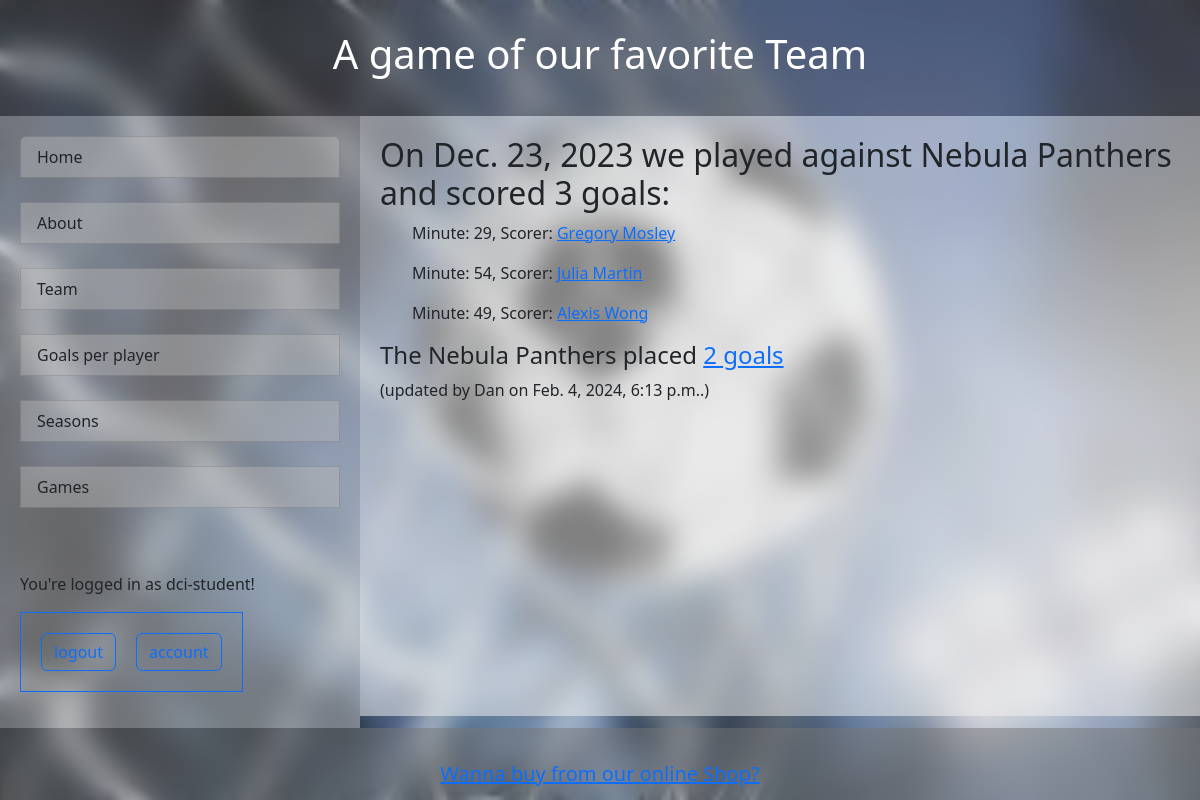
Page /team/game/105 (signed in) on the earlier database version.
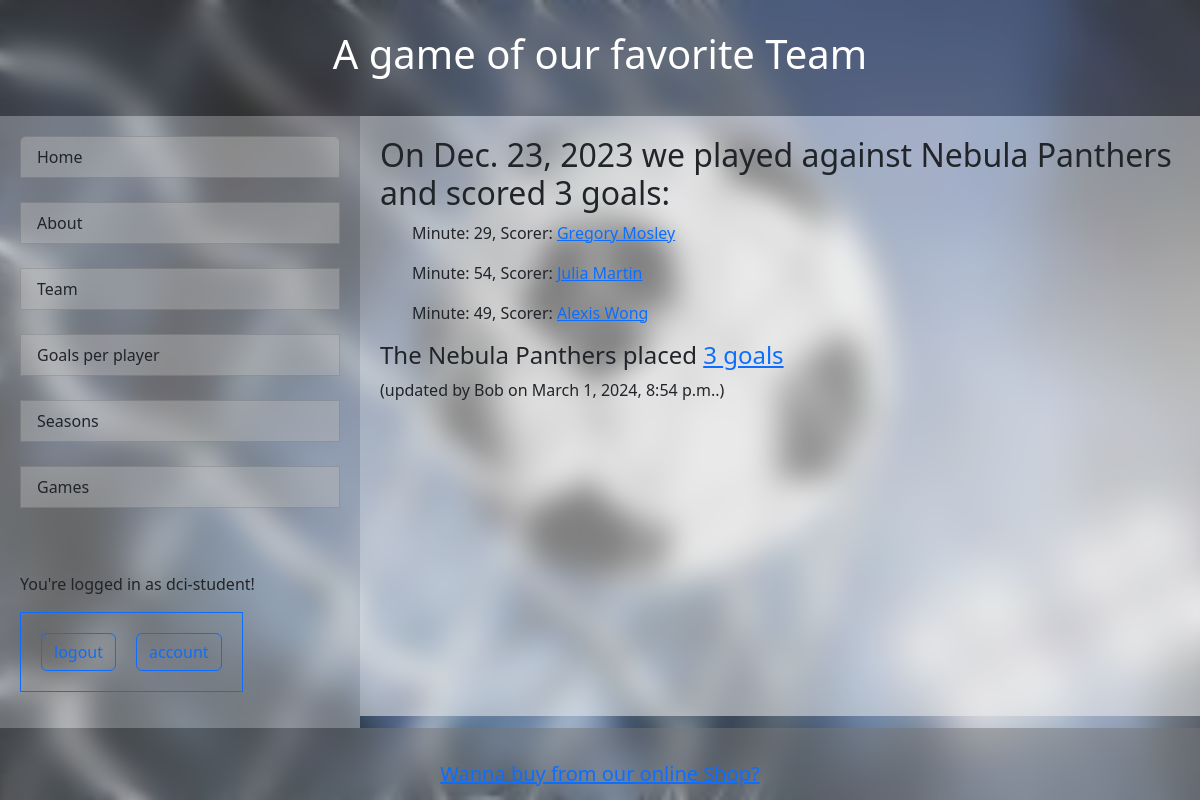
Same page on the later database version.
### team/models.py (models this page shows)
class OpponentScoresUserUpated(models.Model):
    game = models.ForeignKey(Games, on_delete=models.CASCADE)
    score = models.PositiveIntegerField()
    update_time = models.DateTimeField(auto_now=True)
    update_user = models.ForeignKey(User, on_delete=models.CASCADE)

### team/views.py (the view, shortened to what this page needs)
# urls.py: path("team/game/<int:game_id>", GamePageView.as_view(), name="game_page"),
class GamePageView(FormView):
    template_name = "game.html"
    form_class = UserUpdateGameForm
    def get(self, request: HttpRequest, *args: str, **kwargs: Any) -> HttpResponse:
        self.update = request.GET.get("update")
        return super().get(request, *args, **kwargs)
    def get_form(self, form_class=None):
        form = super().get_form(form_class)
        form.game_id = self.kwargs['game_id']
        try:
            if self.update:
                form.fields['score'].initial = OpponentScoresUserUpated.objects.filter(game=form.game_id).last().score
        except:
            pass
        return form
    def get_context_data(self, **kwargs):
        context = super().get_context_data(**kwargs)
        game_id = self.kwargs.get('game_id')
        if OpponentScoresUserUpated.objects.filter(game=game_id).count():
            op_score = OpponentScoresUserUpated.objects.filter(game=game_id).last()
            context['updated_opponent'] = op_score
            if not self.update:
                context['block_form'] = True
        game = Games.objects.get(pk=game_id)
        goals = GoalsScored.objects.filter(game=game_id)
        context.update({
            "update":self.update,
            "extra_style": "team/style.css",
            "game": game,
            "goals": goals,
            "navs": mark_safe(top_links(reverse("eshop_home"), ["team"])),
            "foot": mark_safe(shop_link())
        })
        return context

### templates/shared.py (called while the page is built, shortened)
def shop_link():
    url=reverse("eshop_home")
    return f"""</br>
                <h5><a href={url}>Wanna buy from our online Shop?</a></h5>
                """

def top_links(exclude_request, app):
    urls = []
    prefix=""
    if "team" in app:
        if len(app) > 1:
            prefix = "Team: "
        for url in [
            (reverse("home_page"), prefix+"Home"),
            (reverse("about_page"), prefix+"About"),
            (reverse("team_page"), prefix+"Team"),
            (reverse("scores_page"), prefix+"Goals per player"),
            (reverse("seasons_page"), prefix+"Seasons"),
            (reverse("games_page"), prefix+"Games"),
        ]:
            urls.append(url)
    returnded_urls = ""
    for url in [url for url in urls if not url[0] == exclude_request]:
        returnded_urls += f'<a href={url[0]} class="list-group-item  custom-list-item">{url[1]}</a></br>'
    return returnded_urls

### team/templates/game.html (shortened to what this page needs)
{% extends "basepage.html" %}
{% load custom_filters %}
{% load crispy_forms_tags %}
{% load static %}
{% block extra_css %}
    <link rel="stylesheet" href="{%static extra_style %}">
{% endblock %}
{% block head %}
A game of our favorite Team
{% endblock head %}
{% block nav %}
{{navs}}
{% endblock nav %}
{% block content %}
<h2>On {{game.game_date}} we played against {{game.opponent}} and scored {{game.score}} goals:</h2>
<ol>
    {% for goal in goals %}
        <p>Minute: {{ goal.minute }}, Scorer: <a href="{% url 'player_data' goal.player.id %}">{{goal.player.name}}</a></p>
    {% endfor %}
</ol>
{% if updated_opponent and not update %}
    <h4>The {{ game.opponent }} placed
        {% if user.is_authenticated %}
            <a href="{% url 'game_page' game.id %}?update=True" title="You don't agree, {{ user.first_name }}? Click to correct!">{{ updated_opponent.score }} goals</a>
        {% else %}
            {{ updated_opponent.score }} goals
        {% endif %}
    </h4>
    <p>(updated by {{updated_opponent.update_user}} on {{updated_opponent.update_time}}.)</p>
{% elif user.is_authenticated and update  %}
<h4>Correct the score the {{game.opponent}} placed according to {{updated_opponent.update_user}} here:</h4>
<p>Score for the {{ game.game_date|date:'j'|ordinal }} of {{ game.game_date|date:'F' }} in {{game.game_date|date:'Y'}}:</p>
{% endif %}
{% endblock content %}
{% block foot %}
{{foot}}
{% endblock foot %}

Differences in the rows shown:
no longer on this page (row unchanged): OpponentScoresUserUpated: score "2", update_user "Dan", update_time "Feb. 4, 2024, 6:13 p.m."
added OpponentScoresUserUpated: score "3", update_user "Bob", update_time "March 1, 2024, 8:54 p.m."
